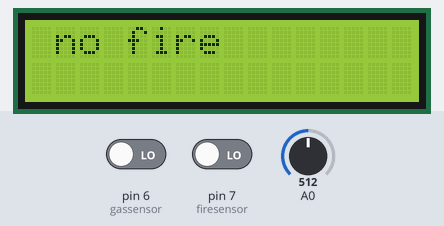
Simulated run of this sketch. Board: Arduino Uno, built with avr-gcc and run on an emulated ATmega328P. Parts: 16×2 character LCD. The inputs (shaded band) are chosen by the test bench; at power-on: pin 6 (gassensor) LOW, pin 7 (firesensor) LOW, A0 = 512. What the sketch prints to the serial monitor is not drawn.

Above: at 1.2 s.
1.3 s: pin 6 (gassensor) driven HIGH and pin 7 (firesensor) driven HIGH
At 2.0 s:
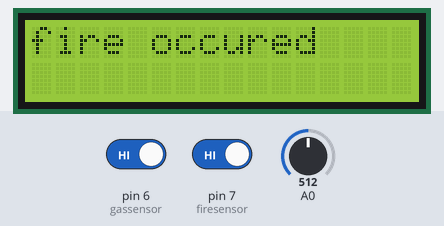
2.8 s: A0 set to 217
5.8 s: A0 set to 182
8.8 s: A0 set to 76
10.3 s: A0 set to 65
At 10.8 s:
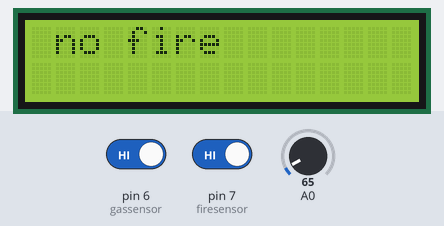
Timing chart, 0 to 13.3 s (numbered marks = the images above; inputs shaded):
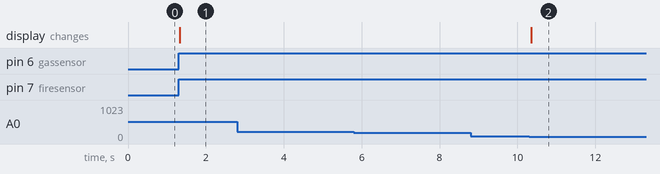

The sketch:

fire-senor-code.ino
```cpp
#include <LiquidCrystal.h>
LiquidCrystal lcd(13, 12, 11, 10, 9, 8);
int firesensor=7;
int gassensor=6;

void setup()
{
 lcd.begin(16,2);
 pinMode(firesensor, INPUT);
 pinMode(gassensor, INPUT);
 Serial.begin(9600);
}

void loop()
{
 int fire=digitalRead(firesensor);
 int gas=digitalRead(gassensor);
 int temp1=analogRead(A0);
 int temp=temp1/2;
if ((fire==HIGH)&&(gas==HIGH)&&(temp>=35))
{
 lcd.clear();
 lcd.print("fire occured");
 Serial.print('\r');
 Serial.print(fire);
 Serial.print('|');
 Serial.print(gas);
 Serial.print('|');
 Serial.print(temp);
 Serial.print('\n');
 delay(20);
}
else
{
 lcd.clear();
 lcd.print(" no fire ");
 Serial.print('\r');
 Serial.print(fire);
 Serial.print('|');
 Serial.print(gas);
 Serial.print('|');
 Serial.print(temp);
 Serial.print('\n');
 delay(20);
}

}
```

Measured:
- the behaviour switches between 70 and 69 on A0 (found by bisection; images 1 and 2)
- after the input at 1.3 s, the display: changes at once (image 1)
- after the input at 10.3 s, the display: changes after 0.05 s (image 2)
